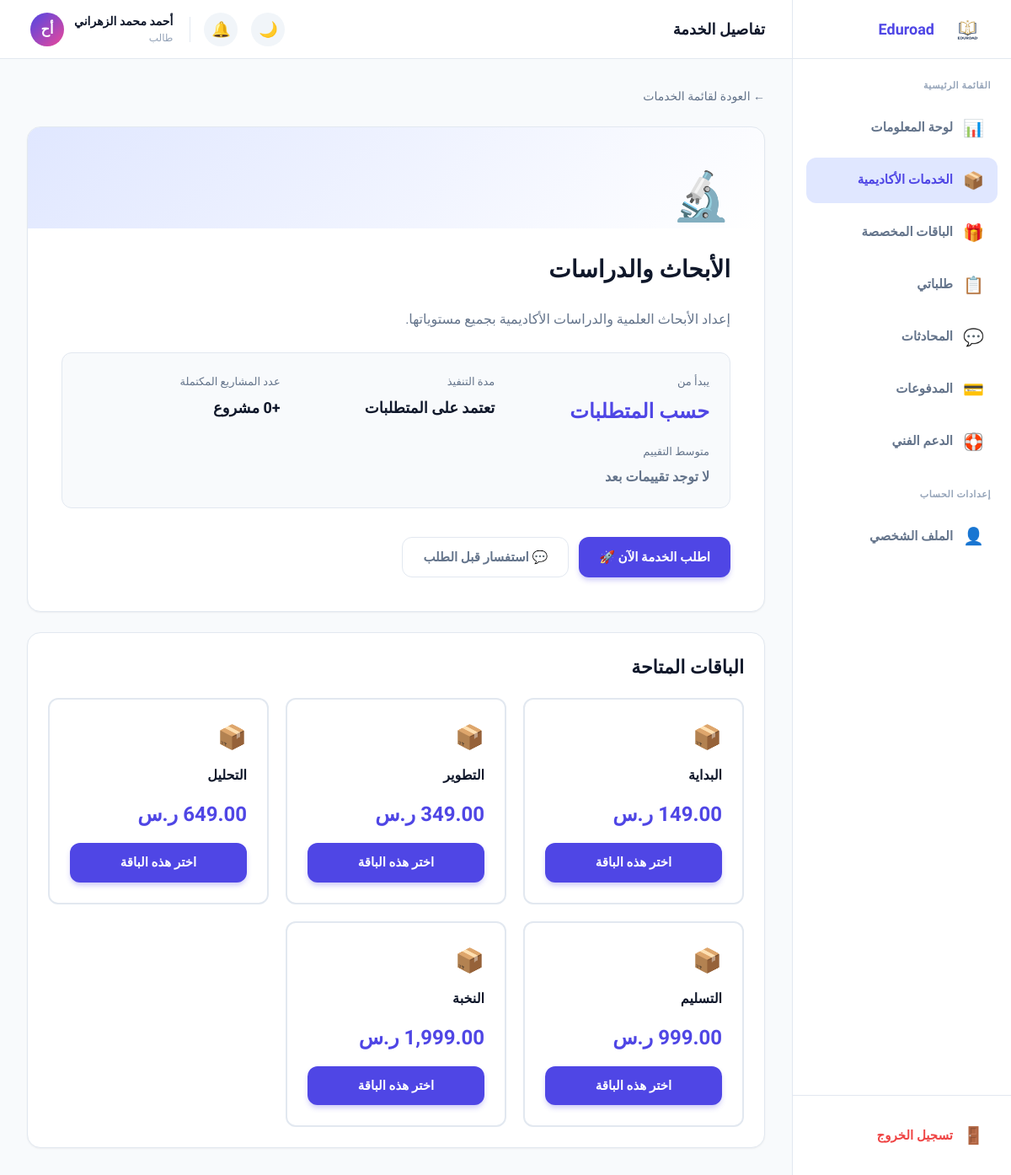
/student/service-details.php?id=1 (signed in), run on the app's committed database.
### tables this page shows
CREATE TABLE IF NOT EXISTS `services` (
  `id`          INT UNSIGNED NOT NULL AUTO_INCREMENT,
  `name`        VARCHAR(150) NOT NULL,
  `icon`        VARCHAR(10) DEFAULT NULL COMMENT 'Emoji icon',
  `description` TEXT DEFAULT NULL,
  `icon_image`  VARCHAR(255) DEFAULT NULL COMMENT 'Uploaded icon image path',
  `needs_multiple_academics` TINYINT(1) NOT NULL DEFAULT 0 COMMENT 'Service requires more than one academic',
  `price`       DECIMAL(10,2) NOT NULL DEFAULT 0.00 COMMENT 'Service unit price',
  `platform_percent` DECIMAL(5,2) NOT NULL DEFAULT 0.00 COMMENT 'Platform share percentage (%)',
  `discount_percent` DECIMAL(5,2) NOT NULL DEFAULT 0.00 COMMENT 'Discount percentage (%) on service',
  `parent_id`   INT UNSIGNED DEFAULT NULL COMMENT 'Parent for hierarchy (level up to 3)',
  `level`       TINYINT UNSIGNED NOT NULL DEFAULT 1,
  `sort_order`  INT NOT NULL DEFAULT 0,
  `is_active`   TINYINT(1) NOT NULL DEFAULT 1,
  `order_count` INT UNSIGNED NOT NULL DEFAULT 0 COMMENT 'Cached count for performance',
  `created_at`  DATETIME NOT NULL DEFAULT CURRENT_TIMESTAMP,
  PRIMARY KEY (`id`),
  INDEX `idx_active` (`is_active`)
);

CREATE TABLE IF NOT EXISTS `packages` (
  `id`             INT UNSIGNED NOT NULL AUTO_INCREMENT,
  `name`           VARCHAR(100) NOT NULL,
  `price`          DECIMAL(10,2) NOT NULL,
  `color`          VARCHAR(20) DEFAULT '#6366f1' COMMENT 'Hex color for UI',
  `features_json`  JSON DEFAULT NULL COMMENT 'Array of feature strings',
  `max_tasks`      INT DEFAULT NULL COMMENT 'NULL = unlimited',
  `delivery_days`  INT NOT NULL DEFAULT 7,
  `is_active`      TINYINT(1) NOT NULL DEFAULT 1,
  `created_at`     DATETIME NOT NULL DEFAULT CURRENT_TIMESTAMP,
  PRIMARY KEY (`id`),
  INDEX `idx_active` (`is_active`)
);

### config/db.php (called while the page is built, shortened)
<?php
function db(): PDO {
    static $pdo = null;
    if ($pdo === null) {
        $dsn = sprintf(
            'mysql:host=%s;dbname=%s;charset=%s',
            DB_HOST,
            DB_NAME,
            DB_CHARSET
        );
        try {
            $pdo = new PDO($dsn, DB_USER, DB_PASS, [
                PDO::ATTR_ERRMODE            => PDO::ERRMODE_EXCEPTION,
                PDO::ATTR_DEFAULT_FETCH_MODE => PDO::FETCH_ASSOC,
                PDO::ATTR_EMULATE_PREPARES   => false,
            ]);
        } catch (PDOException $e) {
            http_response_code(500);
            die(json_encode([
                'error'   => true,
                'message' => 'خطأ في الاتصال بقاعدة البيانات. يرجى المحاولة لاحقاً.'
            ]));
        }
    }
    return $pdo;
}

### config/functions.php (called while the page is built, shortened)
<?php
require_once __DIR__ . '/db.php';
function getServiceById(int $id): ?array {
    $stmt = db()->prepare('SELECT * FROM services WHERE id = ? LIMIT 1');
    $stmt->execute([$id]);
    return $stmt->fetch() ?: null;
}
function getAllPackages(bool $activeOnly = true): array {
    $sql = 'SELECT * FROM packages' . ($activeOnly ? ' WHERE is_active = 1' : '') . ' ORDER BY price ASC';
    return db()->query($sql)->fetchAll();
}
function e(mixed $value): string {
    return htmlspecialchars((string)($value ?? ''), ENT_QUOTES, 'UTF-8');
}
function formatMoney(float $amount): string {
    return number_format($amount, 2) . ' ر.س';
}

### student/service-details.php (the view, shortened to what this page needs)
<?php
require_once __DIR__ . '/../config/functions.php';
$service_id = (int)($_GET['id'] ?? 0);
$service = getServiceById($service_id);
$packages = getAllPackages();
$db = db();
$stats_stmt = $db->prepare(
    'SELECT COUNT(DISTINCT o.id) AS total_orders,
            AVG(r.rating)        AS avg_rating,
            COUNT(DISTINCT r.id) AS total_reviews
     FROM orders o
     LEFT JOIN reviews r ON r.order_id = o.id
     WHERE o.service_id = ? AND o.status = "completed"'
);
$stats_stmt->execute([$service_id]);
$stats = $stats_stmt->fetch() ?: [];
$completedCount = (int)($stats['total_orders'] ?? 0);
$avgRating      = (float)($stats['avg_rating'] ?? 0);
$hasRating      = $avgRating > 0;
$servicePrice = (float)($service['price'] ?? 0);
$priceLabel   = $servicePrice > 0 ? formatMoney($servicePrice) : 'حسب المتطلبات';
?>
<?php
require __DIR__ . '/partials/head.php';
require __DIR__ . '/partials/sidebar.php';
?>
      <div style="max-width:1000px;margin:0 auto">
        <div style="margin-bottom:24px;">
          <a href="services.php" style="color:var(--text-secondary);font-size:14px">← العودة لقائمة الخدمات</a>
        </div>
        <div class="card" style="padding:40px;position:relative;overflow:hidden;margin-bottom:24px">
          <div style="position:absolute;top:0;left:0;right:0;height:120px;background:linear-gradient(135deg, var(--primary-light), transparent);z-index:0"></div>
          <div style="position:relative;z-index:1;display:flex;flex-direction:column;gap:24px">
            <div style="font-size:56px"><?= e($service['icon'] ?: '📦') ?></div>
            <h1 class="h1"><?= e($service['name']) ?></h1>
            <p style="font-size:16px;color:var(--text-secondary);line-height:1.8;max-width:800px">
              <?= e($service['description'] ?: 'خدمة أكاديمية متكاملة مقدمة من نخبة من المتخصصين والأكاديميين ذوي الخبرة.') ?>
            </p>
            <div style="display:grid;grid-template-columns:repeat(auto-fit, minmax(200px, 1fr));gap:20px;background:var(--bg-body);padding:24px;border-radius:var(--radius-md);border:1px solid var(--border-color)">
              <div>
                <div style="font-size:13px;color:var(--text-secondary);margin-bottom:8px">يبدأ من</div>
                <div style="font-size:24px;font-weight:900;color:var(--primary)"><?= e($priceLabel) ?></div>
              </div>
              <div>
                <div style="font-size:13px;color:var(--text-secondary);margin-bottom:8px">مدة التنفيذ</div>
                <div style="font-size:18px;font-weight:700;color:var(--text-primary)">تعتمد على المتطلبات</div>
              </div>
              <div>
                <div style="font-size:13px;color:var(--text-secondary);margin-bottom:8px">عدد المشاريع المكتملة</div>
                <div style="font-size:18px;font-weight:700;color:var(--text-primary)">+<?= $completedCount ?> مشروع</div>
              </div>
              <div>
                <div style="font-size:13px;color:var(--text-secondary);margin-bottom:8px">متوسط التقييم</div>
                <?php if ($hasRating): ?>
                  <div style="font-size:18px;font-weight:700;color:#f59e0b">★ <?= number_format($avgRating, 1) ?> / 5</div>
                <?php else: ?>
                  <div style="font-size:16px;font-weight:700;color:var(--text-secondary)">لا توجد تقييمات بعد</div>
                <?php endif; ?>
              </div>
            </div>
            <div style="display:flex;gap:12px;margin-top:10px">
              <a href="create-order.php?service_id=<?= $service['id'] ?>" class="btn btn-primary">اطلب الخدمة الآن 🚀</a>
              <a href="chat.php" class="btn btn-outline" style="color:var(--text-secondary);border-color:var(--border-color)">💬 استفسار قبل الطلب</a>
            </div>
          </div>
        </div>
        <?php if (!empty($packages)): ?>
        <div class="card">
          <h2 class="h2" style="margin-bottom:20px">الباقات المتاحة</h2>
          <div style="display:grid;grid-template-columns:repeat(auto-fill,minmax(260px,1fr));gap:20px">
            <?php foreach ($packages as $pkg): ?>
              <div style="border:2px solid var(--border-color);border-radius:var(--radius-md);padding:24px;transition:all 0.2s;cursor:pointer"
                   onmouseover="this.style.borderColor='var(--primary)';this.style.transform='translateY(-2px)'"
                   onmouseout="this.style.borderColor='var(--border-color)';this.style.transform='none'">
                <div style="font-size:28px;margin-bottom:12px"><?= e($pkg['icon'] ?? '📦') ?></div>
                <h3 style="font-weight:800;margin-bottom:8px"><?= e($pkg['name']) ?></h3>
                <div style="font-size:24px;font-weight:900;color:var(--primary);margin-bottom:16px"><?= formatMoney($pkg['price']) ?></div>
                <a href="create-order.php?service_id=<?= $service['id'] ?>&package_id=<?= $pkg['id'] ?>" class="btn btn-primary" style="width:100%">اختر هذه الباقة</a>
              </div>
            <?php endforeach; ?>
          </div>
        </div>
        <?php endif; ?>
      </div>
<?php require __DIR__ . '/partials/footer.php'; ?>

### student/assets/css/style.css (style rules this page uses)
:root { --primary: #4f46e5; --primary-hover: #4338ca; --primary-light: #e0e7ff; --secondary: #ec4899; --success: #10b981; --warning: #f59e0b; --danger: #ef4444; --info: #3b82f6; --bg-body: #f8fafc; --bg-card: #ffffff; --bg-hover: #f1f5f9; --text-primary: #0f172a; --text-secondary: #64748b; --text-muted: #94a3b8; --border-color: #e2e8f0; --radius-sm: 8px; --radius-md: 12px; --radius-lg: 16px; --radius-full: 9999px; --shadow-sm: 0 1px 2px 0 rgba(0, 0, 0, 0.05); --shadow-md: 0 4px 6px -1px rgba(0, 0, 0, 0.1), 0 2px 4px -1px rgba(0, 0, 0, 0.06); --shadow-lg: 0 10px 15px -3px rgba(0, 0, 0, 0.1), 0 4px 6px -2px rgba(0, 0, 0, 0.05); }
body { font-family: 'Tajawal', sans-serif; background-color: var(--bg-body); color: var(--text-primary); margin: 0; transition: background-color 0.3s, color 0.3s; overflow-x: hidden; }
a { text-decoration: none; color: inherit; }
.h1 { font-size: 28px; font-weight: 800; color: var(--text-primary); }
.h2 { font-size: 22px; font-weight: 700; color: var(--text-primary); }
.card { background: var(--bg-card); border: 1px solid var(--border-color); border-radius: var(--radius-lg); padding: 24px; box-shadow: var(--shadow-sm); }
.btn { display: inline-flex; align-items: center; justify-content: center; gap: 8px; padding: 12px 24px; border-radius: var(--radius-md); font-weight: 700; font-size: 15px; cursor: pointer; transition: all 0.2s; border: none; font-family: 'Tajawal', sans-serif; text-align: center; }
.btn-primary { background: var(--primary); color: white; box-shadow: 0 4px 6px -1px rgba(79, 70, 229, 0.3); }
.btn-outline { background: transparent; border: 1.5px solid var(--primary); color: var(--primary); }

### data on the page
services: icon "🔬", name "الأبحاث والدراسات", description "إعداد الأبحاث العلمية والدراسات الأكاديمية بجميع مستوياتها.", price "حسب المتطلبات"
packages: icon "📦", name "البداية", price "149.00 ر.س", $service['id'] 1 (drawn)
packages: icon "📦", name "التطوير", price "349.00 ر.س", $service['id'] 1 (drawn)
packages: icon "📦", name "التحليل", price "649.00 ر.س", $service['id'] 1 (drawn)
packages: icon "📦", name "التسليم", price "999.00 ر.س", $service['id'] 1 (drawn)
packages: icon "📦", name "النخبة", price "1,999.00 ر.س", $service['id'] 1 (drawn)

### other printed values
$_item['icon'] "📊"
$_item['label'] "لوحة المعلومات"
$_item['icon'] "📦"
$_item['label'] "الخدمات الأكاديمية"
$_item['icon'] "🎁"
$_item['label'] "الباقات المخصصة"
$_item['icon'] "📋"
$_item['label'] "طلباتي"
$_item['icon'] "💬"
$_item['label'] "المحادثات"
$_item['icon'] "💳"
$_item['label'] "المدفوعات"
$_item['icon'] "🛟"
$_item['label'] "الدعم الفني"
$pageTitle "تفاصيل الخدمة"
